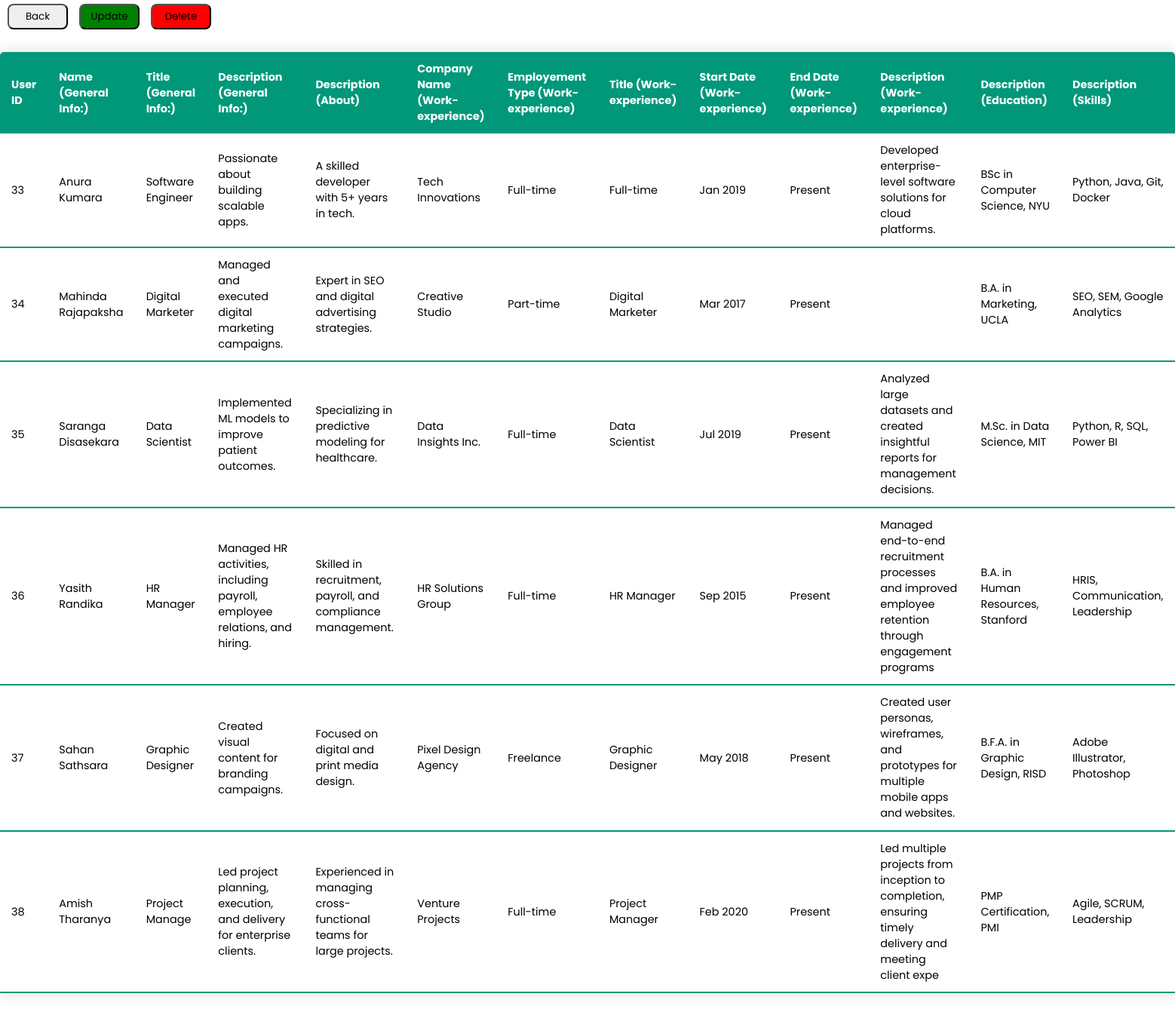
The app's page /Sandeepa/createUserProfile/read.php with its own data.
### tables this page shows
CREATE TABLE `user_account` (
  `UserID` int(10) NOT NULL,
  `Name_GeneralInfo` varchar(50) NOT NULL,
  `Title_GeneralInfo` varchar(50) NOT NULL,
  `Description_GeneralInfo` varchar(100) NOT NULL,
  `Description_About` varchar(100) NOT NULL,
  `Company_Name_WorkExperience` varchar(50) NOT NULL,
  `Employment_Type_WorkExperience` varchar(50) NOT NULL,
  `Title_WorkExperience` varchar(50) NOT NULL,
  `Start_Date_WorkExperience` varchar(50) NOT NULL,
  `End_Date_WorkExperience` varchar(100) NOT NULL,
  `Description_WorkExperience` varchar(100) NOT NULL,
  `Description_Education` varchar(100) NOT NULL,
  `Description_Skills` varchar(100) NOT NULL
);

### Sandeepa/createUserProfile/read.php (the view, shortened to what this page needs)
<html>
<head>
    <link rel="stylesheet" href="read.css">
    <link href='https://unpkg.com/boxicons@2.1.4/css/boxicons.min.css'
     rel="stylesheet" />
    <link rel="stylesheet" href="navbar.css">
</head>
<body>
<div class="btn" style="display: flex;">
<a href="http://localhost/jobsadawiya/Sandeepa/Shamal/user_account_page.php">
<button style="margin-right: 5px;">Back</button></a>
<form method="post" action="updateUserProfile.php" >
<button style="margin-right: 5px; background-color: green;">Update</button>
</form>
<form method="post" action="deleteUserProfile.php">
<button style="margin-right: 5px; background-color: red;">Delete</button>
</form>
</div>
    <div>
    <?php
require 'config.php';
$sql=   "SELECT
            UserID,
            Name_GeneralInfo,
            Title_GeneralInfo,
            Description_GeneralInfo,
            Description_About,
            Company_Name_WorkExperience,
            Employment_Type_WorkExperience,
            Title_WorkExperience,
            Start_Date_WorkExperience,
            End_Date_WorkExperience,
            Description_WorkExperience,
            Description_Education,
            Description_Skills
        FROM user_account";
$result=$con->query($sql);
if($result->num_rows>0)
{
    echo"<table class='content-table' >";
    echo"<thead>";
    echo"<tr>";
    echo
    "<th>User ID</th>".
    "<th>Name (General Info:)</th>".
    "<th>Title (General Info:)</th>".
    "<th>Description (General Info:)</th>".
    "<th>Description (About)</th>".
    "<th>Company Name (Work-experience)</th>".
    "<th>Employement Type (Work-experience)</th>".
    "<th>Title (Work-experience)</th>".
    "<th>Start Date (Work-experience)</th>".
    "<th>End Date (Work-experience)</th>".
    "<th>Description (Work-experience)</th>".
    "<th>Description (Education)</th>".
    "<th>Description (Skills)</th>";
    echo"</thead>";
    while($row=$result->fetch_assoc())
    {
        echo"<tbody>";
        echo"<tr>";
        echo
        "<td>".$row["UserID"]."</td>".
        "<td>".$row["Name_GeneralInfo"]."</td>".
        "<td>".$row["Title_GeneralInfo"]."</td>".
        "<td>".$row["Description_GeneralInfo"]."</td>".
        "<td>".$row["Description_About"]."</td>".
        "<td>".$row["Company_Name_WorkExperience"]."</td>".
        "<td>".$row["Employment_Type_WorkExperience"]."</td>".
        "<td>".$row["Title_WorkExperience"]."</td>".
        "<td>".$row["Start_Date_WorkExperience"]."</td>".
        "<td>".$row["End_Date_WorkExperience"]."</td>".
        "<td>".$row["Description_WorkExperience"]."</td>".
        "<td>".$row["Description_Education"]."</td>".
        "<td>".$row["Description_Skills"]."</td>";
        echo"</tbody>";
    }
    echo"</table>";
}
else
{
    echo "No Results";
}
?>
</body>
</html>

### Sandeepa/createUserProfile/read.css (style rules this page uses)
.content-table { border-collapse: collapse; margin: 25px 0; font-size: 0.9em; min-width: 400px; border-radius: 5px 5px 0 0; overflow: hidden; box-shadow: 0 0 20px rgba(0, 0, 0, 0.15); }
.content-table thead tr { background-color: #009879; color: #ffffff; text-align: left; font-weight: bold; }
.content-table th, .content-table td { padding: 12px 15px; }
.content-table tbody tr { border-bottom: 1px solid #dddddd; }

### Sandeepa/createUserProfile/navbar.css (style rules this page uses)
* { margin: 0; padding: 0; font-family: 'Poppins',sans-serif; box-sizing: border-box; }

### Sandeepa/createUserProfile/read.php (style rules this page uses)
button { padding:5px 8px; margin:5px 10px; width:80px; border-radius:8px; }

### records on screen
user_account: UserID "33", Name_GeneralInfo "Anura Kumara", Title_GeneralInfo "Software Engineer", Description_GeneralInfo "Passionate about building scalable apps.", Description_About "A skilled developer with 5+ years in tech.", Company_Name_WorkExperience "Tech Innovations", Employment_Type_WorkExperience "Full-time", Title_WorkExperience "Full-time", Start_Date_WorkExperience "Jan 2019", End_Date_WorkExperience "Present", Description_WorkExperience "Developed enterprise-level software solutions for cloud platforms.", Description_Education "BSc in Computer Science, NYU", Description_Skills "Python, Java, Git, Docker"
user_account: UserID "34", Name_GeneralInfo "Mahinda Rajapaksha", Title_GeneralInfo "Digital Marketer", Description_GeneralInfo "Managed and executed digital marketing campaigns.", Description_About "Expert in SEO and digital advertising strategies.", Company_Name_WorkExperience "Creative Studio", Employment_Type_WorkExperience "Part-time", Title_WorkExperience "Digital Marketer", Start_Date_WorkExperience "Mar 2017", End_Date_WorkExperience "Present", Description_Education "B.A. in Marketing, UCLA", Description_Skills "SEO, SEM, Google Analytics"
user_account: UserID "35", Name_GeneralInfo "Saranga Disasekara", Title_GeneralInfo "Data Scientist", Description_GeneralInfo "Implemented ML models to improve patient outcomes.", Description_About "Specializing in predictive modeling for healthcare.", Company_Name_WorkExperience "Data Insights Inc.", Employment_Type_WorkExperience "Full-time", Title_WorkExperience "Data Scientist", Start_Date_WorkExperience "Jul 2019", End_Date_WorkExperience "Present", Description_WorkExperience "Analyzed large datasets and created insightful reports for management decisions.", Description_Education "M.Sc. in Data Science, MIT", Description_Skills "Python, R, SQL, Power BI"
user_account: UserID "36", Name_GeneralInfo "Yasith Randika", Title_GeneralInfo "HR Manager", Description_GeneralInfo "Managed HR activities, including payroll, employee relations, and hiring.", Description_About "Skilled in recruitment, payroll, and compliance management.", Company_Name_WorkExperience "HR Solutions Group", Employment_Type_WorkExperience "Full-time", Title_WorkExperience "HR Manager", Start_Date_WorkExperience "Sep 2015", End_Date_WorkExperience "Present", Description_WorkExperience "Managed end-to-end recruitment processes and improved employee retention through engagement programs", Description_Education "B.A. in Human Resources, Stanford", Description_Skills "HRIS, Communication, Leadership"
user_account: UserID "37", Name_GeneralInfo "Sahan Sathsara", Title_GeneralInfo "Graphic Designer", Description_GeneralInfo "Created visual content for branding campaigns.", Description_About "Focused on digital and print media design.", Company_Name_WorkExperience "Pixel Design Agency", Employment_Type_WorkExperience "Freelance", Title_WorkExperience "Graphic Designer", Start_Date_WorkExperience "May 2018", End_Date_WorkExperience "Present", Description_WorkExperience "Created user personas, wireframes, and prototypes for multiple mobile apps and websites.", Description_Education "B.F.A. in Graphic Design, RISD", Description_Skills "Adobe Illustrator, Photoshop"
user_account: UserID "38", Name_GeneralInfo "Amish Tharanya", Title_GeneralInfo "Project Manage", Description_GeneralInfo "Led project planning, execution, and delivery for enterprise clients.", Description_About "Experienced in managing cross-functional teams for large projects.", Company_Name_WorkExperience "Venture Projects", Employment_Type_WorkExperience "Full-time", Title_WorkExperience "Project Manager", Start_Date_WorkExperience "Feb 2020", End_Date_WorkExperience "Present", Description_WorkExperience "Led multiple projects from inception to completion, ensuring timely delivery and meeting client expe", Description_Education "PMP Certification, PMI", Description_Skills "Agile, SCRUM, Leadership"
